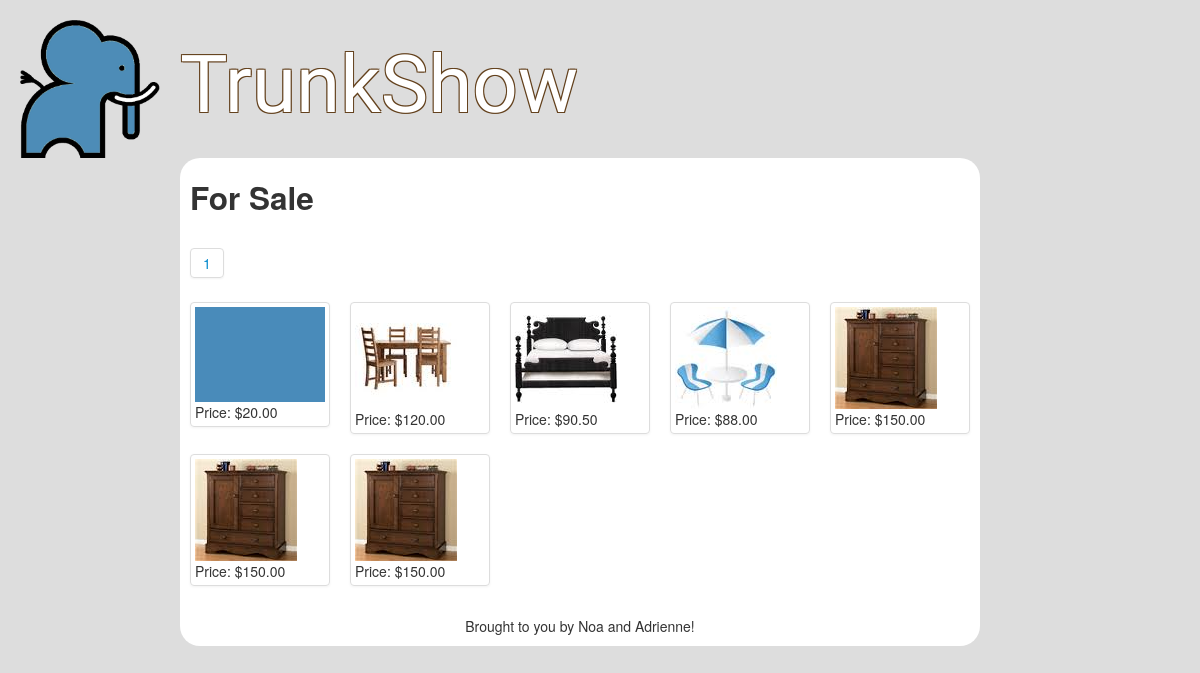
Page /marketplace/ (signed in) on the committed database.
### jlist/models.py (models this page shows, shortened)
class Item(models.Model):
    seller = models.ForeignKey('UserProfile', unique=False, related_name="item" )
    name = models.CharField(max_length = 50)
    description = models.CharField("Description",max_length = 1000)
    price = models.DecimalField(decimal_places=2, max_digits=6)
    sold = models.BooleanField()
    date_added = models.DateField(auto_now_add=True)
    photo = models.FileField(upload_to='photos/%Y/%m/%d')

### jlist/views.py (the view)
# urls.py: url(r'^marketplace/$', 'jlist.views.display_items', name='display_items'),
@login_required
def display_items(request):
    user_id = str(request.session['username'])
    currentUser = UserProfile.objects.get(user=User.objects.get(username=user_id))
    items = Item.objects.exclude(seller__exact=currentUser)
    fields = Item._meta.fields
    seller_names = []
    for item in items:
        user = User.objects.get(profile=item.seller)
        seller_names.append(user.username)
    paginator = Paginator(items, 10)
    page = request.GET.get('page', 1)
    try:
        items = paginator.page(page)
    except PageNotAnInteger:
        items = paginator.page(1)
    except EmptyPage:
        items = paginator.page(paginator.num_pages)
    return render_to_response("marketplace.html", {'items': items, 'fields': fields, 'seller_names': seller_names},
                              context_instance=RequestContext(request), )

### jumbolist/templates/marketplace.html (shortened to what this page needs)
{% extends "base.html" %}
{% block content %}
        <h2>For Sale</h2>
        {% if items %}
            <div class="row">
            <div class="span10">
            <div class="pagination">
            <ul>
            {% for page in items.paginator.page_range %}
                {% if page == results.number %}
                  <li class="active"><a href="?page={{ page }}">{{ page }}</a></li>
                {% else %}
                  <li><a href="?page={{ page }}">{{ page }}</a></li>
                {% endif %}
            {% endfor %}
            </ul>
            </div>
            </div>
            </div>
        <div id="pagination">
        <div class="row">
        <div class="span10">
        <ul class ="thumbnails">
            {% for item in items.object_list %}
                {% if forloop.counter|divisibleby:5 %}
                    <div class = "row">
                {% endif %}
                <li class="span2">
                <div class="thumbnail">
                    <a href="/marketplace/item/{{ item.id }}" rel="superbox[iframe][700x500]"><img src="{{ item.photo.url }}" /></a><br />
                    Price: ${{ item.price }} <br />
                </div>
                </li>
                {% if forloop.counter|divisibleby:5 %}
                </div>
                {% endif %}
            {% endfor %}
        </ul>
        </div>
        {% else %}
            There's nothing for sale!? Crazy!!
            <div style="height:500px;"></div>
        {% endif %}
    {% endblock %}

### rows in the picture
Item: photo (picture), price "20.00"
Item: photo (picture), price "120.00"
Item: photo (picture), price "90.50"
Item: photo (picture), price "88.00"
Item: photo (picture), price "150.00"
Item: photo (picture), price "150.00"
Item: photo (picture), price "150.00"

### other values in the picture
{{ page }} "1"
